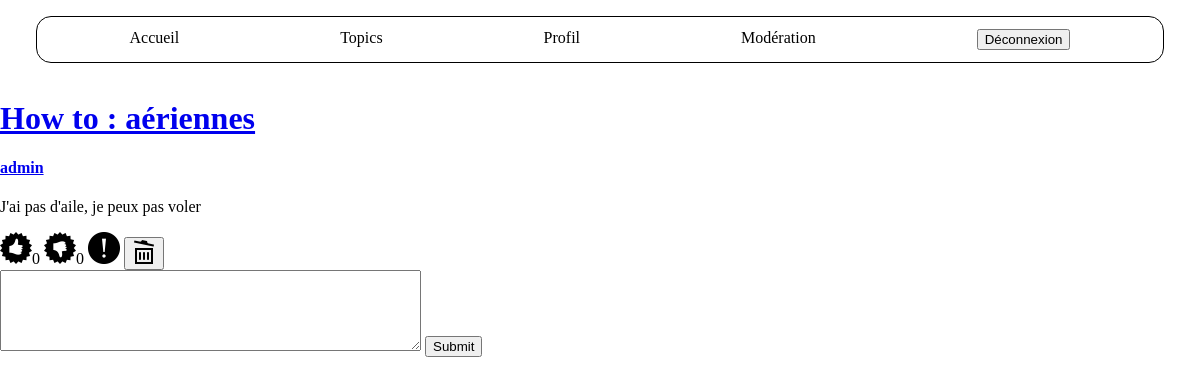
/messages.php?id_conv=8 (signed in), run on the app's committed database.
### tables this page shows
CREATE TABLE IF NOT EXISTS `conversations` (
  `id` int(11) NOT NULL AUTO_INCREMENT,
  `id_utilisateur` int(11) NOT NULL,
  `id_topic` int(11) NOT NULL,
  `titre` varchar(140) NOT NULL,
  `description` varchar(255) NOT NULL,
  `date` datetime NOT NULL DEFAULT current_timestamp(),
  `id_confidentialite` int(11) NOT NULL,
  PRIMARY KEY (`id`),
  KEY `id_topic` (`id_topic`)
);

CREATE TABLE IF NOT EXISTS `messages` (
  `id` int(11) NOT NULL AUTO_INCREMENT,
  `id_conversation` int(11) NOT NULL,
  `id_utilisateur` int(11) NOT NULL,
  `message` varchar(255) NOT NULL,
  `date` datetime DEFAULT current_timestamp(),
  PRIMARY KEY (`id`),
  KEY `id_conversation` (`id_conversation`)
);

CREATE TABLE IF NOT EXISTS `utilisateurs` (
  `id` int(11) NOT NULL AUTO_INCREMENT,
  `login` varchar(80) NOT NULL,
  `mdp` varchar(80) NOT NULL,
  `nom` varchar(255) NOT NULL,
  `prenom` varchar(255) NOT NULL,
  `mail` varchar(255) NOT NULL,
  `avatar` varchar(255) DEFAULT NULL,
  `id_confidentialite` int(11) NOT NULL DEFAULT 2,
  PRIMARY KEY (`id`)
);

### include/php_message.php (called while the page is built, shortened)
<?php
     require_once 'fonctions/fonction_global.php';
     if(isset($_GET["id_conv"]) && !empty($_GET["id_conv"]))
        {
            $id_conv = $_GET["id_conv"];
            $connexionbdd = connexionbdd();
            $requete_id_topic = "SELECT id_topic FROM conversations WHERE id=$id_conv";
            $query_id_topic = mysqli_query($connexionbdd, $requete_id_topic);
            $resultat_id_topic = mysqli_fetch_row($query_id_topic);
            $id_topic = $resultat_id_topic[0];
            $select_msg =  "SELECT * FROM utilisateurs INNER JOIN messages ON messages.id_utilisateur=utilisateurs.id WHERE id_conversation=$id_conv";
            $query_select_msg = mysqli_query($connexionbdd, $select_msg);
            $messages = mysqli_fetch_all($query_select_msg, MYSQLI_ASSOC);
            $requete_titre_conversation = "SELECT titre FROM conversations WHERE id=$id_conv";
            $query_titre_conversation = mysqli_query($connexionbdd, $requete_titre_conversation);
            $resultat_titre_conversation = mysqli_fetch_all($query_titre_conversation, MYSQLI_ASSOC);
            $titre_conversation = $resultat_titre_conversation[0]["titre"];
        }
?>

### messages.php (the view, shortened to what this page needs)
<?php
    include 'include/php_message.php';
?>
<!DOCTYPE html>
<html>
<head>
    <link rel="stylesheet" href="css/style.css"/>
</head>
<body>
    <header>
        <?php include 'include/header.php';?>
    </header>
    <main>
        <h1><a href="conversation.php?id_topic=<?=$id_topic;?>"><?= $titre_conversation; ?></a></h1>
                            <?php
            foreach($messages as $numero_msg => $info_msg)
                {
                    ?>
                     <section>
                        <a href="membre.php?id_posteur=<?php echo $info_msg["id_utilisateur"];?>"><h4><?php echo $info_msg["login"];?></h4></a>
                        <p><?php echo $info_msg["message"];?></p>
                        <?php
                            if(isset($_SESSION["login"]))
                            {
                                ?>
                                <section>
                                    <a href="include/php_interaction.php?type=1&id_msg=<?php echo $info_msg["id"];?>&id_conv=<?= $id_conv ?>"><img src="image/like.png" alt="bouton like"></a><?= comptelikes($info_msg) ?>
                                    <a href="include/php_interaction.php?type=2&id_msg=<?php echo $info_msg["id"];?>&id_conv=<?= $id_conv ?>"><img src="image/dislike.png" alt="bouton dislike"></a><?= comptedislikes($info_msg) ?>
                                    <a href="include/php_interaction.php?type=3&id_msg=<?php echo $info_msg["id"];?>&id_conv=<?= $id_conv ?>"><img src="image/report.png" alt="bouton signalement"></a>
                                    <?php suppressionmessages($info_msg);?>
                                </section>
                                <?php
                            }
                }
            if(isset($_SESSION["login"]))
                {
                    ?>
                     <form action="" method="POST">
                        <textarea name="msg" id="msg" cols="50" rows="5"></textarea>
                        <input type="submit" name="new_msg">
                    </form>
                    <?php
                }
        ?>
    </main>
</body>
</html>

### fonctions/fonction_global.php (shortened to what this page needs)
<?php
function connexionbdd()
    {
        $connexionbdd = mysqli_connect("localhost", "root", "", "forum");
        return $connexionbdd;
    }
function comptelikes($info_msg)
    {
        $id_message = $info_msg["id"];
        $connexionbdd = connexionbdd();
        $requete_likes = "SELECT COUNT(id) FROM likes WHERE id_message=$id_message";
        $query_likes = mysqli_query($connexionbdd, $requete_likes);
        $nb_likes = mysqli_fetch_row($query_likes);
        echo $likes = $nb_likes[0];
    }
function comptedislikes($info_msg)
    {
        $id_message = $info_msg["id"];
        $connexionbdd = connexionbdd();
        $requete_dislikes = "SELECT COUNT(id) FROM dislikes WHERE id_message=$id_message";
        $query_dislikes = mysqli_query($connexionbdd, $requete_dislikes);
        $nb_dislikes = mysqli_fetch_row($query_dislikes);
        echo $dislikes = $nb_dislikes[0];
    }
        ?>
        <?php
function suppressionmessages($info_msg)
    {
        if(isset($_SESSION["id_confidentialite"]) && ($_SESSION["id_confidentialite"]==4 || $_SESSION["id_confidentialite"]==3))
            {
                ?>
                <button><a href="include/suppression.php?sup_message=<?php echo $info_msg["id"];?>" onclick="return confirm('Supprimer : <?=$info_msg['message'];?> ?')"><img src="image/trash.png" alt="logo poubelle"></a></button>
                <?php
            }
    }
?>

### css/style.css (style rules this page uses)
html { margin: 0; height: 100%; }
body { display: flex; flex-direction: column; margin: 0; height: 100%; }

### data on the page
conversations: titre "How to : aériennes"
messages: id_utilisateur.login "admin", message "J'ai pas d'aile, je peux pas voler", nb_likes "0", nb_dislikes "0"
